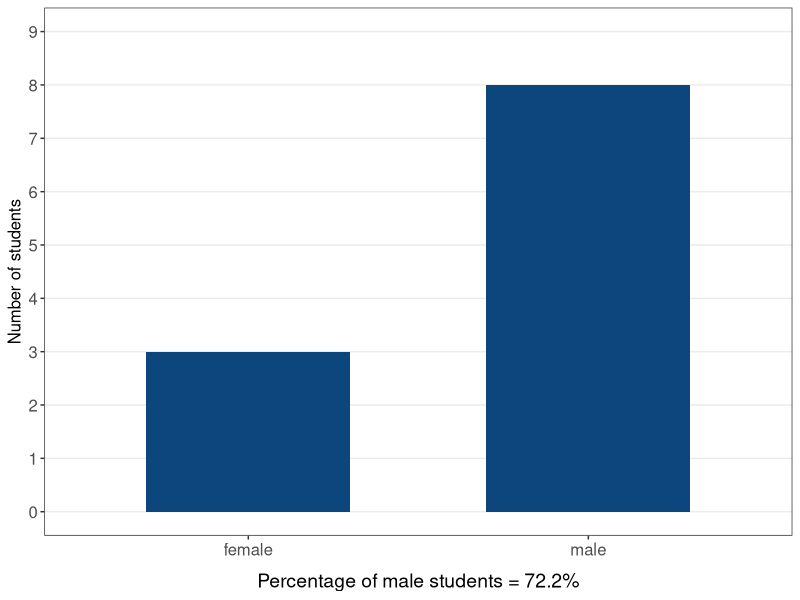
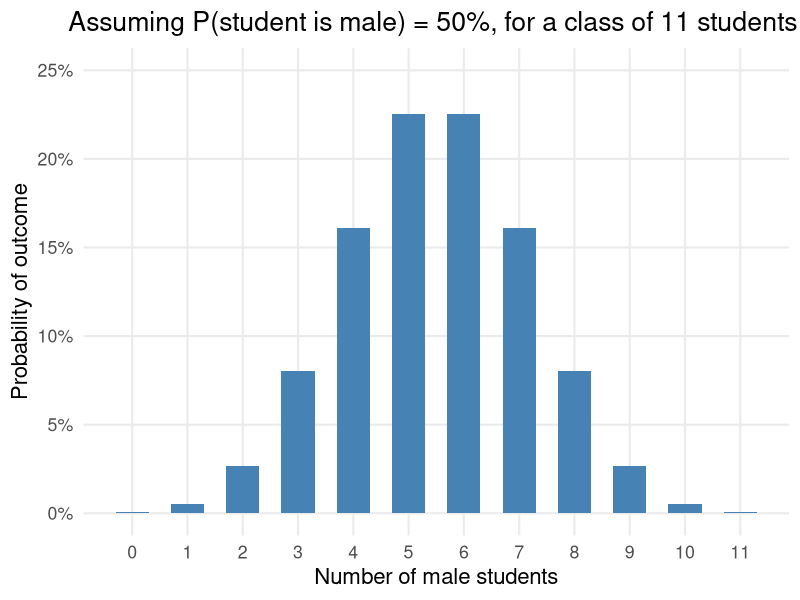
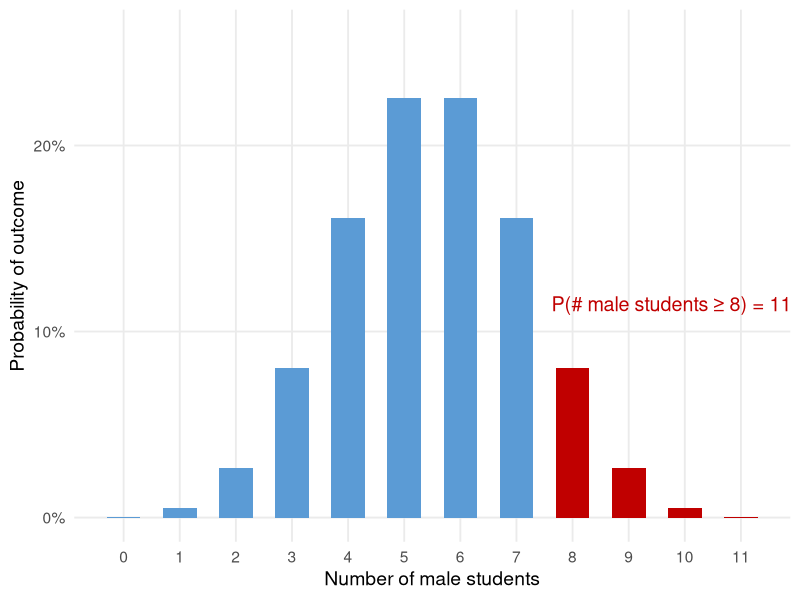

Source code (R) for these figures, in order:
## ---- chunk 1


# load libraries
# ---------
library(tidyverse)
library(here)

# data
# ----------
students_summary <- data.frame(
  gender = c("male", "female"),
  count = c(8, 3)
)

# plot
# ----------
students_summary |> 
  ggplot(aes(x = gender, y = count)) +
  geom_col(fill = "#0d467cff", width = 0.6) +
  scale_y_continuous(breaks = 0:9, limits = c(0, 9)) +
  labs(
    x = NULL,
    y = "Number of students",
    caption = "Percentage of male students = 72.2%"
  ) +
  theme_bw() +
  theme(
    panel.grid.major.x = element_blank(),
    panel.grid.minor = element_blank(),
    axis.text = element_text(size = 12),
    axis.title.y = element_text(size = 12),
    plot.caption = element_text(size = 14, hjust = 0.5, margin = margin(t = 10))
  )

## ---- chunk 2

# Create data for the binomial distribution
df <- tibble(
  male_students = 0:11,
  probability = dbinom(male_students, size = 11, prob = 0.5)
)

# Plot
ggplot(df, aes(x = male_students, y = probability)) +
  geom_col(fill = "steelblue", width = 0.6) +
  scale_y_continuous(
    labels = scales::percent_format(accuracy = 1),
    limits = c(0, 0.25)
  ) +
  scale_x_continuous(breaks = 0:11) +
  labs(
    title = "Assuming P(student is male) = 50%, for a class of 11 students:",
    x = "Number of male students",
    y = "Probability of outcome"
  ) +
  theme_minimal(base_size = 16) +
  theme(
    plot.title = element_text(hjust = 0.5),
    panel.grid.minor = element_blank()
  )

## ---- chunk 3


# Parameters
n <- 11
p <- 0.5

# Create probability distribution
df <- tibble(
  male_students = 0:n,
  prob = dbinom(male_students, size = n, prob = p)
) %>%
  mutate(
    highlight = male_students >= 8
  )

# Compute tail probability
tail_prob <- sum(df$prob[df$male_students >= 8])

# Plot
ggplot(df, aes(x = male_students, y = prob, fill = highlight)) +
  geom_col(width = 0.6) +
  scale_fill_manual(
    values = c("FALSE" = "#5b9bd5", "TRUE" = "#c00000"),
    guide = "none"
  ) +
  scale_y_continuous(
    labels = scales::percent_format(accuracy = 1),
    limits = c(0, 0.26)
  ) +
  scale_x_continuous(breaks = 0:11) +
  labs(
    x = "Number of male students",
    y = "Probability of outcome"
  ) +
  annotate(
    "text",
    x = 8.6,
    y = 0.115,
    label = paste0(
      "P(# male students ≥ 8) = ",
      scales::percent(tail_prob, accuracy = 0.1)
    ),
    color = "#c00000",
    size = 5,
    hjust = 0.2
  ) +
  theme_minimal(base_size = 14) +
  theme(
    panel.grid.minor = element_blank()
  )


## ---- chunk 4

binom.test(c(8,3), p = 0.5, alternative="greater")

